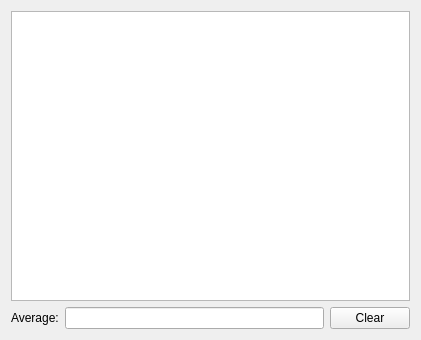
<?xml version="1.0" encoding="UTF-8"?>
<ui version="4.0">
 <class>TimeChartForm</class>
 <widget class="QWidget" name="TimeChartForm">
  <property name="geometry">
   <rect>
    <x>0</x>
    <y>0</y>
    <width>421</width>
    <height>340</height>
   </rect>
  </property>
  <property name="windowTitle">
   <string>Solution time chart</string>
  </property>
  <layout class="QVBoxLayout" name="verticalLayout">
   <item>
    <widget class="QChartView" name="chartView"/>
   </item>
   <item>
    <layout class="QHBoxLayout" name="horizontalLayout">
     <item>
      <widget class="QLabel" name="label">
       <property name="text">
        <string>Average:</string>
       </property>
      </widget>
     </item>
     <item>
      <widget class="QLineEdit" name="lineEditAverage">
       <property name="readOnly">
        <bool>true</bool>
       </property>
      </widget>
     </item>
     <item>
      <widget class="QPushButton" name="pushButtonClear">
       <property name="text">
        <string>Clear</string>
       </property>
      </widget>
     </item>
    </layout>
   </item>
  </layout>
 </widget>
 <customwidgets>
  <customwidget>
   <class>QChartView</class>
   <extends>QGraphicsView</extends>
   <header>QtCharts</header>
  </customwidget>
 </customwidgets>
 <resources/>
 <connections/>
</ui>
